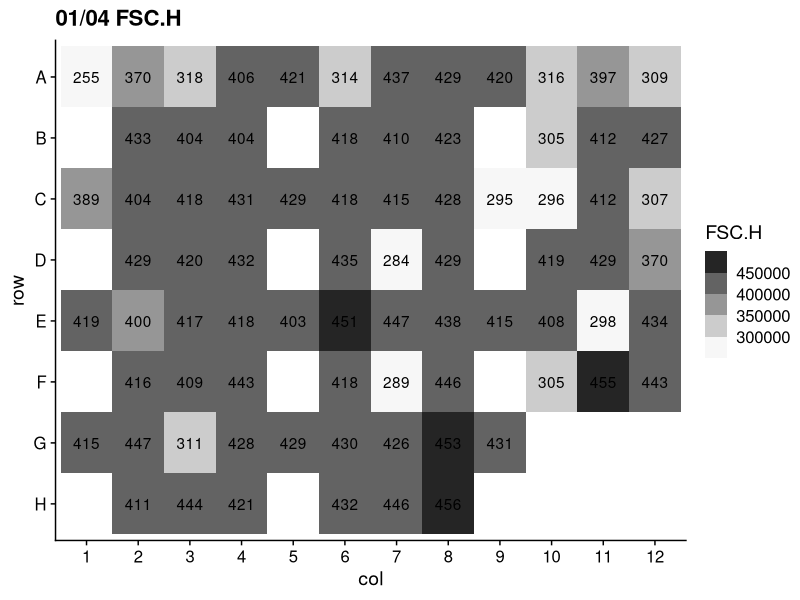
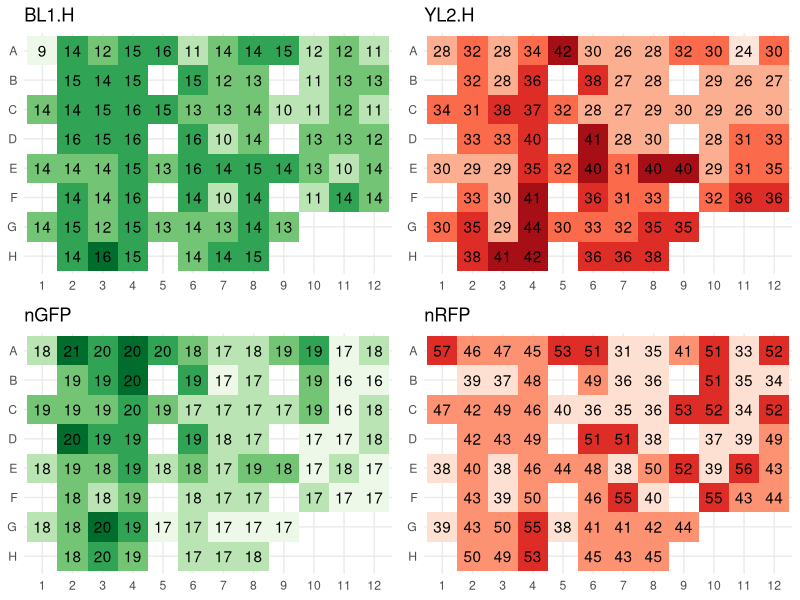

Write R code to recreate these figures, in order.
## ---- chunk 1
require(tidyverse)
require(cowplot)
## ---- chunk 2
dat <- read_tsv("20220104-gated-median-out.txt") %>% 
  # remove the tube samples
  filter(!grepl("A2-",name), sample != "neg") %>% 
  mutate(col = factor(col, levels = 1:12))
meta <- tibble(
  sample = c("B18", "yH156", "yH296", "yH295", "yH372", "yH373"),
  PHO4 = c("ScPho4", rep("pho4∆", 5)),
  PHO2 = c("PHO2", "pho2∆", "PHO2", "pho2∆", "PHO2", "pho2∆"),
  PHO5pr.RFP = c("ura3", "neg", "ura3", "ura3", "pho5", "pho5")
)
## ---- chunk 3
pShare <- list(
  scale_y_discrete(limits = rev),
  theme_minimal(),
  theme(legend.position = "none",
        axis.title.x = element_blank(),
        axis.title.y = element_blank())
)
pFSC <- list(
  geom_tile(aes(fill = FSC.H)),
  geom_text(aes(label = round(FSC.H/1000,0))),
  scale_fill_fermenter(palette = "Greys", direction = 1),
  theme_cowplot()
)
pGFP <- list(
  geom_tile(aes(fill = BL1.H)),
  geom_text(aes(label =  round(BL1.H/100,0))),
  scale_fill_fermenter(palette = "Greens", direction = 1)
)
pRFP <- list(
  geom_tile(aes(fill = YL2.H)),
  geom_text(aes(label =  round(YL2.H/1000,0))),
  scale_fill_fermenter(palette = "Reds", direction = 1)
)
pnGFP <- list(
  geom_tile(aes(fill = nGFP)),
  geom_text(aes(label =  round(nGFP/100,0))),
  scale_fill_fermenter(palette = "Greens", direction = 1)
)
pnRFP <- list(
  geom_tile(aes(fill = nRFP)),
  geom_text(aes(label =  round(nRFP/1000,0))),
  scale_fill_fermenter(palette = "Reds", direction = 1)
)
## ---- chunk 4
sp <- "B18"
# FSC
dat %>%
  filter(sample == sp) %>% 
  ggplot(aes(x = col, y = row)) + pShare + pFSC + ggtitle("01/04 FSC.H")
## ---- chunk 5
# GFP
p1 <- dat %>%
  filter(sample == sp) %>% 
  ggplot(aes(x = col, y = row)) + pShare+ pGFP + ggtitle("BL1.H")
# RFP
p2 <- dat %>%
  filter(sample == sp) %>% 
  ggplot(aes(x = col, y = row)) + pShare+ pRFP + ggtitle("YL2.H")
# normalized GFP
p3 <- dat %>%
  filter(sample == sp) %>% 
  ggplot(aes(x = col, y = row)) + pShare+ pnGFP + ggtitle("nGFP")
# normalized RFP
p4 <- dat %>%
  filter(sample == sp) %>% 
  ggplot(aes(x = col, y = row)) + pShare+ pnRFP + ggtitle("nRFP")
plot_grid(p1, p2, p3, p4, ncol = 2)
